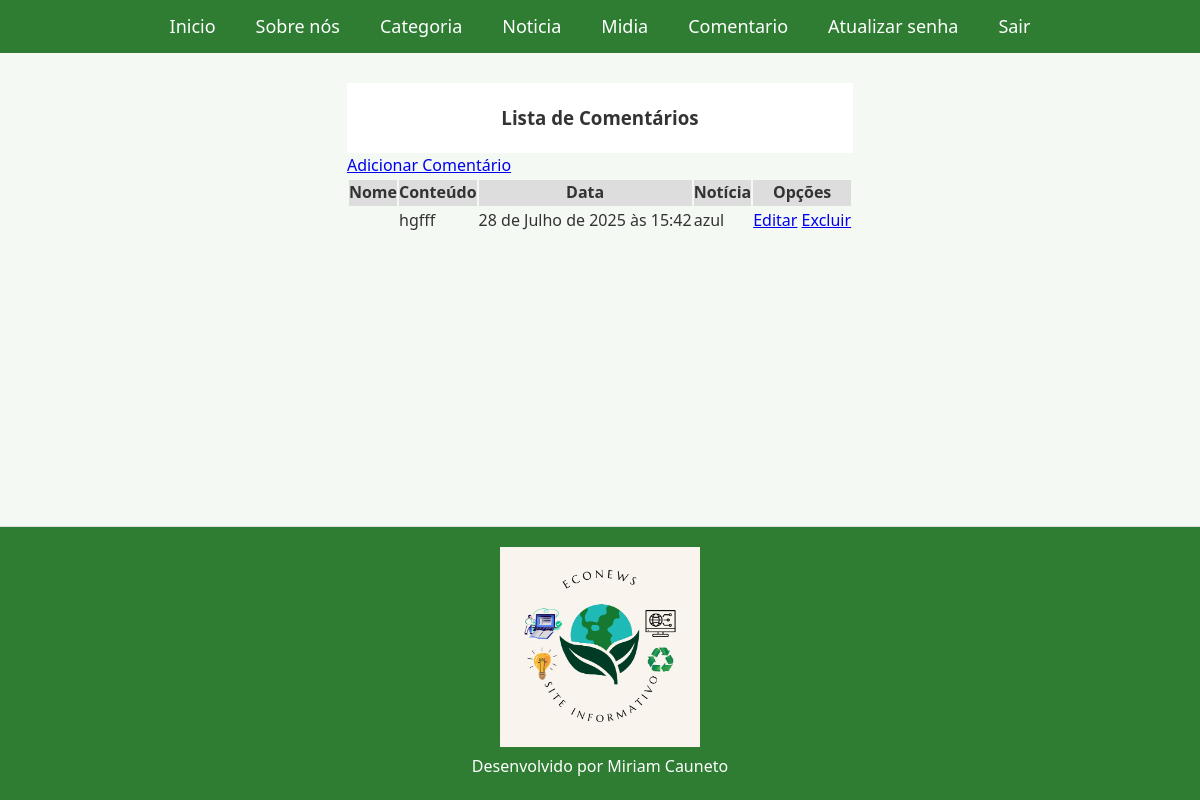
Page /listar/comentario/ (signed in) on the committed database.
### paginas/models.py (models this page shows, shortened)
class Comentario(models.Model):
    nome = models.CharField(max_length=100)
    conteudo = models.CharField(max_length=250)
    data = models.DateTimeField(auto_now_add=True)
    noticia = models.ForeignKey(Noticia, on_delete=models.PROTECT)

class Noticia(models.Model):
    titulo = models.CharField(max_length=50)
    conteudo = models.TextField()
    categoria = models.ForeignKey(Categoria, on_delete=models.PROTECT)
    data_publicacao = models.DateTimeField(auto_now_add=True)
    postado_por = models.ForeignKey(User, on_delete=models.PROTECT)
    def __str__(self):
        return f"{self.titulo}"

### paginas/views.py (the view)
# urls.py: path("listar/comentario/", ComentarioList.as_view(), name="listar-comentario"),
class ComentarioList(LoginRequiredMixin, ListView):
    model = Comentario
    template_name = 'paginas/comentario.html'

### paginas/templates/paginas/comentario.html
{% extends "paginas/index.html" %}
{% load static %}
{% block conteudo %}
<header>
    <h3> Lista de Comentários</h3>
</header>
<a href="{% url "adicionar-comentario" %}">Adicionar Comentário</a>
<br>
<table>
    <tr>
        <th>Nome</th>
        <th>Conteúdo</th>
        <th>Data</th>
        <th>Notícia</th>
        <th>Opções</th>
    </tr>
    {% for comentario in object_list %}
    <tr>
        <td>{{comentario.nome}}</td>
        <td>{{comentario.conteudo}}</td>
        <td>{{comentario.data}}</td>
        <td>{{comentario.noticia}}</td>
        <td>
            <a href="{% url "editar-comentario" comentario.pk %}">Editar</a>
            <a href="{% url "excluir-comentario" comentario.pk %}">Excluir</a>
        </td>
    </tr>
    {% empty %}
    <tr>
        <td colspan="4"> Nenhum registro encontrado.</td>
    </tr>
    {% endfor %}
</table>
{% endblock %}

### static/css/estilo.css (style rules this page uses)
:root { --primary-color: #2E7D32; --accent-color: #81C784; --background-color: #f4f9f4; --text-color: #333; --link-color: #388E3C; --link-hover: #1B5E20; --white: #fff; }
* { box-sizing: border-box; margin: 0; padding: 0; }
body { font-family: 'Segoe UI', Tahoma, Geneva, Verdana, sans-serif; background-color: var(--background-color); color: var(--text-color); line-height: 1.6; display: flex; flex-direction: column; min-height: 100vh; }
header { text-align: center; padding: 20px 0; background-color: var(--white); }
main table th { background-color: #ddd; }

### rows in the picture
Comentario: conteudo "hgfff", data "28 de Julho de 2025 às 15:42", noticia "azul"
